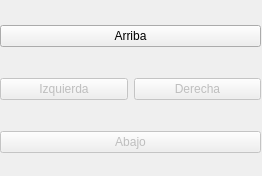
<?xml version="1.0" encoding="UTF-8"?>
<ui version="4.0">
 <class>MainWindow</class>
 <widget class="QMainWindow" name="MainWindow">
  <property name="geometry">
   <rect>
    <x>0</x>
    <y>0</y>
    <width>262</width>
    <height>176</height>
   </rect>
  </property>
  <property name="windowTitle">
   <string>MainWindow</string>
  </property>
  <widget class="QWidget" name="centralwidget">
   <widget class="QWidget" name="">
    <property name="geometry">
     <rect>
      <x>0</x>
      <y>0</y>
      <width>261</width>
      <height>181</height>
     </rect>
    </property>
    <layout class="QGridLayout" name="gridLayout">
     <item row="0" column="0" colspan="2">
      <widget class="QPushButton" name="arriba">
       <property name="text">
        <string>Arriba</string>
       </property>
      </widget>
     </item>
     <item row="1" column="0">
      <widget class="QPushButton" name="izquierda">
       <property name="enabled">
        <bool>false</bool>
       </property>
       <property name="text">
        <string>Izquierda</string>
       </property>
      </widget>
     </item>
     <item row="1" column="1">
      <widget class="QPushButton" name="derecha">
       <property name="enabled">
        <bool>false</bool>
       </property>
       <property name="text">
        <string>Derecha</string>
       </property>
      </widget>
     </item>
     <item row="2" column="0" colspan="2">
      <widget class="QPushButton" name="abajo">
       <property name="enabled">
        <bool>false</bool>
       </property>
       <property name="text">
        <string>Abajo</string>
       </property>
      </widget>
     </item>
    </layout>
   </widget>
  </widget>
 </widget>
 <resources/>
 <connections/>
</ui>
